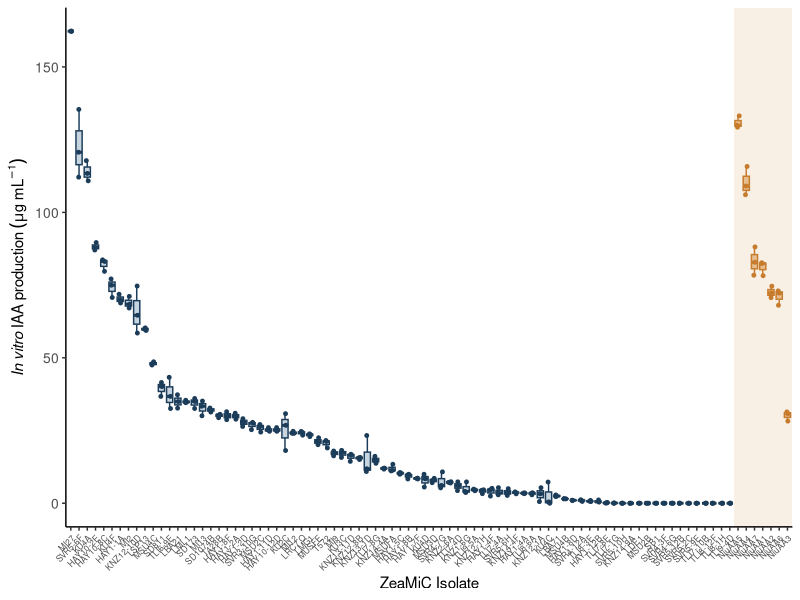

Generate this figure with R:
##### In Vivo ZeaMiC analysis (IAA Production) #####

library(tidyverse)
library(patchwork)

theme_set(theme_classic())

## load data
IAA_data <- readxl::read_xlsx("./InVitro_IAA_production.xlsx")

## Convert any negative values to zeros
IAA_data <- IAA_data %>% mutate(`IAA (µg mL-1)` = if_else(`IAA (µg mL-1)` < 0, 0, `IAA (µg mL-1)`))


## Order isolates by mean IAA, but force NiuAA isolates to the end
iso_order <- IAA_data %>%
  group_by(`Isolate ID`) %>%
  summarize(mean_IAA = mean(`IAA (µg mL-1)`), .groups = "drop") %>%
  arrange(desc(mean_IAA)) %>%
  pull(`Isolate ID`) %>%
  {\(x) c(x[!str_detect(x, "^NiuAA")],
          x[str_detect(x, "^NiuAA")])}()

## Number of non-NiuAA isolates (used for shading)
n_other <- sum(!str_detect(iso_order, "^NiuAA"))

## Plot
IAA_PLOT <- IAA_data %>%
  mutate(Group = if_else(str_detect(`Isolate ID`, "^NiuAA"), "NiuAA", "Other"),
         `Isolate ID` = factor(`Isolate ID`, levels = iso_order)) %>%
  ggplot(aes(x = `Isolate ID`, y = `IAA (µg mL-1)`)) +
  geom_boxplot(aes(color = Group, fill = Group), outlier.shape = NA) +
  geom_point(aes(color = Group), position = position_jitter(width = 0.15), size = 1) +
  scale_color_manual(values = c("#C77B2C", "#1C3D5A")) +
  scale_fill_manual(values = c("#EAC79E", "#C7D5E0")) +
  annotate("rect", xmin = n_other + 0.5, xmax = length(iso_order) + 0.5, ymin = -Inf, ymax = Inf, alpha = 0.12, fill = "#C77B2C") +
  labs(x = "ZeaMiC Isolate", y = expression(italic("In vitro")~IAA~production~(mu*g~mL^{-1}))) +
  theme(axis.text.x = element_text(angle = 45, hjust = 1, size = 6), legend.position = "none", 
        axis.text.y  = element_text(size = 10))

ggsave("Figure panels/Figure7B.svg", IAA_PLOT, width = 26, height = 10, unit = "cm")
